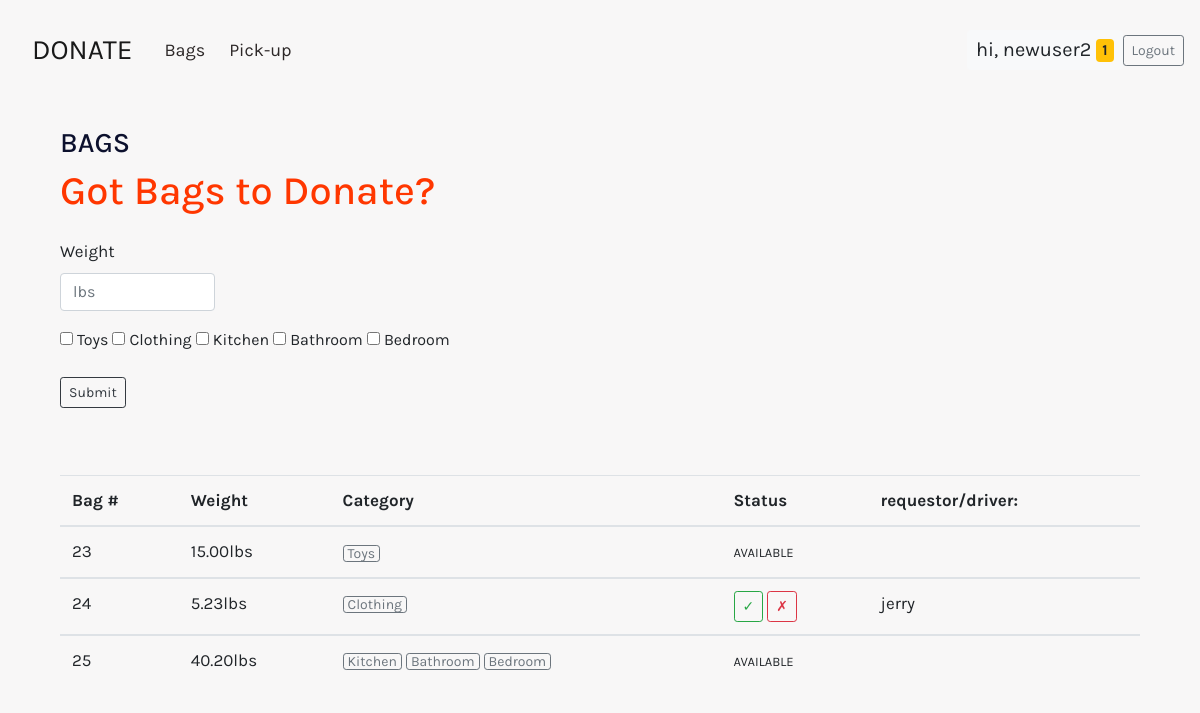
The page /bag (signed in) on the database its author committed.
### donate/models.py (models this page shows, shortened)
class BagCategory(models.Model):
    name = models.CharField(max_length=64, unique=True)

class Bag(models.Model):
    user = models.ForeignKey(settings.AUTH_USER_MODEL,
                             on_delete=models.CASCADE, related_name="bags")
    lbs = models.DecimalField(max_digits=6, decimal_places=2, default=0.00)
    category = models.ManyToManyField(BagCategory, related_name="bags")
    request = models.OneToOneField(
        BagRequest, on_delete=models.PROTECT, null=True, blank=True, default=None, related_name="bag_req")

class BagRequest(models.Model):
    owner = models.ForeignKey(
        settings.AUTH_USER_MODEL, on_delete=models.CASCADE, default=None, related_name="owner_request")
    requestor = models.ForeignKey(settings.AUTH_USER_MODEL, on_delete=models.CASCADE,
                                  default=None, null=True, blank=True, related_name="user_request")
    approved = models.BooleanField(default=False)

### donate/views.py (the view, shortened to what this page needs)
# urls.py: path("bag", views.new_bag, name="bag"),
def new_bag(request):
    context = {
        "BagCategory": BagCategory.objects.all(),
        "MyBags": Bag.objects.filter(user__id=request.user.id),
    }
    return render(request, "donate/bag.html", context)

### donate/context_processors.py (called while the page is built)
def api_key(request):
    GOOGLE_API_KEY = os.getenv('GOOGLE_API_KEY')
    return {
        'GOOGLE_API_KEY': GOOGLE_API_KEY,
    }

### donate/templates/donate/bag.html (shortened to what this page needs)
{% extends "donate/base.html" %}
{% block body %}
<form action="{% url 'bag' %}" method="post">
    <div class="container">
        <div class=col-md-6>
            <br>
            <h3>BAGS</h3>
            <h1 class="mb-4">Got Bags to Donate?</h1>
            <div class="form-group">
                <div class="row">
                    <div class="col-md-4">
                        <label for="username">Weight</label>
                        <input type="number" step="0.01" min="1" class="form-control" id="weight" name="weight" placeholder="lbs">
                    </div>
                </div>
            </div>
            <div class="form-group" id="category_list">
                {% for category in BagCategory %}
                <input class="form-group" name="categorylist[]" type="checkbox" value="{{ category.id }}">
                <font size=3>{{ category.name }}</font></input>
                {% endfor %}
            </div>
            <div class="form-group">
                <button type="submit" class="btn btn-outline-dark btn-sm" value="login">Submit</button>
            </div>
        </div>
        <br>
        <br>
        <div class="col-md-12">
            <table class="table table-hover">
                <thead>
                    <tr>
                        <th scope="col">Bag #</th>
                        <th scope="col">Weight</th>
                        <th scope="col">Category</th>
                        <th scope="col">Status</th>
                        <th scope="col">requestor/driver:</th>
                    </tr>
                </thead>
                {% for bag in MyBags %}
                <tbody>
                    <tr>
                        <td>{{ bag.id }}</td>
                        <td>{{ bag.lbs }}lbs</td>
                        <td>
                            {% for category in bag.category.all %}
                            <button type="button" class="btn btn-outline-secondary btn-xs">{{ category.name }}</button>
                            {% endfor %}
                        </td>
                        <td>
                            {% if bag.request != None %}
                            {% if bag.request.approved == False %}
                            <button type="button" class="btn btn-outline-success btn-sm modclick" name="approve" data-req_id="{{ bag.request.id }}">&#10003;</button>
                            <button type="button" class="btn btn-outline-danger btn-sm modclick" name="deny" data-req_id="{{ bag.request.id }}">&#10007;</button>
                            {% else %}
                            <button type="button" class="btn btn-outline-info btn-sm" data-req_id="{{ bag.request.id }}">pending pickup</button>
                            {% endif %}
                            {% else %}
                            <span style="font-size: 13px;">AVAILABLE</span>
                            {% endif %}
                        </td>
                        <td>
                            {{ bag.request.requestor }}
                        </td>
                    </tr>
                </tbody>
                {% endfor %}
            </table>
        </div>
    </div>
</form>
{% endblock %}

### donate/templates/donate/base.html (shortened to what this page needs)
{% load static %}
<!DOCTYPE html>
<html>
<head>
    <link rel="stylesheet" href="https://stackpath.bootstrapcdn.com/bootstrap/4.3.1/css/bootstrap.min.css">
    <link rel="stylesheet" href="{% static 'donate/styles.css' %}" />
    <nav class="navbar navbar-expand-lg navbar-light bg-light navbar-custom">
        <a class="navbar-brand" href="{% url 'index' %}">
            DONATE
        </a>
        <div class="collapse navbar-collapse" id="navbarSupportedContent">
            <ul class="navbar-nav mr-auto">
                {% if user.is_authenticated %}
                {% if request.user.locale.route != None %}
                <li class="nav-item">
                    <a class="nav-link" href="{% url 'bag' %}">Bags</a>
                </li>
                <li class="nav-item">
                    <a class="nav-link" href="{% url 'discover' %}">Pick-up</a>
                    {% endif %}
                    {% endif %}
            </ul>
            {% if user.is_authenticated %}
            <form class="form-inline my-2 my-lg-0" action="{% url 'settings' %}" method=post>
                <button class="btn btn-light my-2 btn-sm username" type="submit" name="settings" id="username">hi, {{ request.user }}
                    <span id="notification" class="badge badge-warning"></span>
                </button>
            </form>
            <form class="form-inline my-2 my-lg-0" action="{% url 'logout' %}" method=post>
                <button class="btn btn-outline-secondary my-2 btn-sm" type="submit" name="logout">Logout</button>
            </form>
            {% endif %}
        </div>
    </nav>
</head>
<body>
    {% block body %}
    {% endblock %}
</body>
</html>

### donate/static/donate/styles.css (style rules this page uses)
body { font-family: 'Karla', sans-serif; font-size: 17px; background-color: #F8F7F7; }
ul { list-style-type: none; }
h1 { color: #FF3700; }
h3 { color: #0C102D; }
#username { font-size: 20px !important; }
.navbar-brand { padding-left: 16px; }
.nav-link { padding-left: 16px !important; }
.navbar { min-height: 100px; }
.navbar-light .navbar-nav .nav-link { font-size: 18px; }
.navbar-light .navbar-brand { font-size: 28px; }
.username { font-size: 16px !important; }
.navbar-custom { background-color: #F8F7F7 !important; color: white !important; }
.nav-link { color: #2d2828 !important; }
.btn-group-xs > .btn, .btn-xs { padding: .25rem .25rem; font-size: .875rem; line-height: .5; border-radius: .2rem; }

### rows shown on the page
BagCategory: name "Toys"
BagCategory: name "Clothing"
BagCategory: name "Kitchen"
BagCategory: name "Bathroom"
BagCategory: name "Bedroom"
Bag: id "23", lbs "15.00", shows "AVAILABLE"
Bag: id "24", lbs "5.23", request.requestor "jerry"
Bag: id "25", lbs "40.20", shows "AVAILABLE"

### other values the page prints
{{ request.user }} "newuser2"
